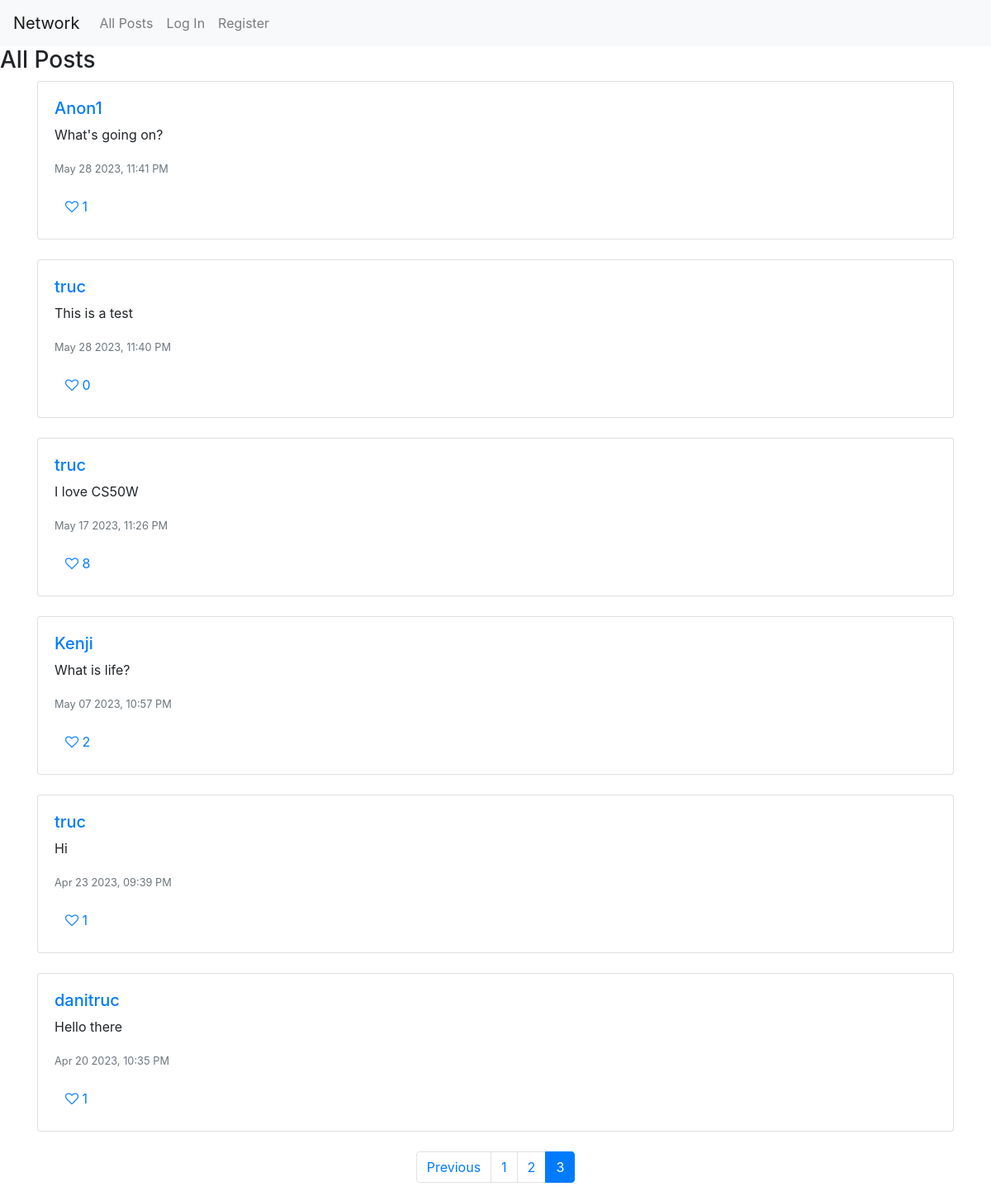
/?page=3, run on the app's committed database.
### network/models.py (models this page shows, shortened)
class User(AbstractUser):
    pass

class Post(models.Model):
    content = models.TextField(blank = False)
    user = models.ForeignKey("User", on_delete=models.CASCADE, related_name="posts")
    timestamp = models.DateTimeField(auto_now_add=True)
    likes = models.IntegerField(default=0)
    editing = models.BooleanField(default=False)
    post_liked = models.ManyToManyField(User, related_name='liked_posts', blank=True)
    def serialize(self, request=None):
        is_liked = False
        if request and request.user.is_authenticated:
            is_liked = self.post_liked.filter(id=request.user.id).exists()
        return {
            "id": self.id,
            "author": self.user.username,
            "content": self.content,
            "timestamp": self.timestamp.strftime("%b %d %Y, %I:%M %p"),
            "likes": self.likes,
            "is_liked": is_liked
        }

### network/views.py (the view)
# urls.py: path("", views.index, name="index"),
def index(request):
    posts = Post.objects.all().order_by('-timestamp')
    paginator = Paginator(posts, 10)
    page_number = request.GET.get('page')
    page_obj = paginator.get_page(page_number)
    serialized_posts = []
    for post in page_obj:
        serialized_post = post.serialize(request)
        serialized_posts.append(serialized_post)
    return render(request, "network/index.html", {
        "page_obj": page_obj,
        "serialized_posts": serialized_posts
    })

### network/templates/network/index.html (shortened to what this page needs)
{% extends "network/layout.html" %}
{% block body %}
<h3>All Posts</h3>
<div class="container">
  {% for post in serialized_posts %}
  <div class="card mb-4">
    <div class="card-body">
      <h5 class="card-text"><a href="{% url 'profile' post.author %}">{{ post.author }}</a></h5>
      <p id="post-content-{{ post.id }}" class="card-text">{{ post.content }}</p>
      <p class="card-text"><small class="text-muted">{{ post.timestamp }}</small></p>
      <div>
        <button class="btn btn-link like-btn{% if post.is_liked %} liked{% endif %}" data-post-id="{{ post.id }}">
          <i class="fa {% if post.is_liked %}fa-heart{% else %}fa-heart-o{% endif %} heart-icon"></i>
          <span id="post-likes-{{ post.id }}" class="likes-count">{{ post.likes }}</span>
        </button>
      </div>
    </div>
  </div>
  {% empty %}
  <div class="alert alert-primary" role="alert">
    No posts yet.
  </div>
  {% endfor %}
</div>
<div class="container d-flex justify-content-center">
  <nav aria-label="Page navigation">
    <ul class="pagination">
      {% if page_obj.has_previous %}
        <li class="page-item">
          <a class="page-link" href="?page={{ page_obj.previous_page_number }}">Previous</a>
        </li>
      {% endif %}
      {% for num in page_obj.paginator.page_range %}
        {% if page_obj.number == num %}
          <li class="page-item active">
            <a class="page-link" href="?page={{ num }}">{{ num }}</a>
          </li>
        {% else %}
          <li class="page-item">
            <a class="page-link" href="?page={{ num }}">{{ num }}</a>
          </li>
        {% endif %}
      {% endfor %}
    </ul>
  </nav>
</div>
{% endblock %}

### data on the page
User: author "Anon1"
Post: content "What's going on?"
User: author "truc" "truc" "truc"
Post: content "This is a test"
Post: content "I love CS50W"
User: author "Kenji"
Post: content "What is life?"
Post: content "Hi"
User: author "danitruc"
Post: content "Hello there"

### other printed values
{{ post.timestamp }} "May 28 2023, 11:41 PM" "May 28 2023, 11:40 PM" "May 17 2023, 11:26 PM" "May 07 2023, 10:57 PM" "Apr 23 2023, 09:39 PM" "Apr 20 2023, 10:35 PM"
{{ post.likes }} "1" "0" "8" "2" "1" "1"
{{ num }} "1" "2"
{{ num }} "3"
